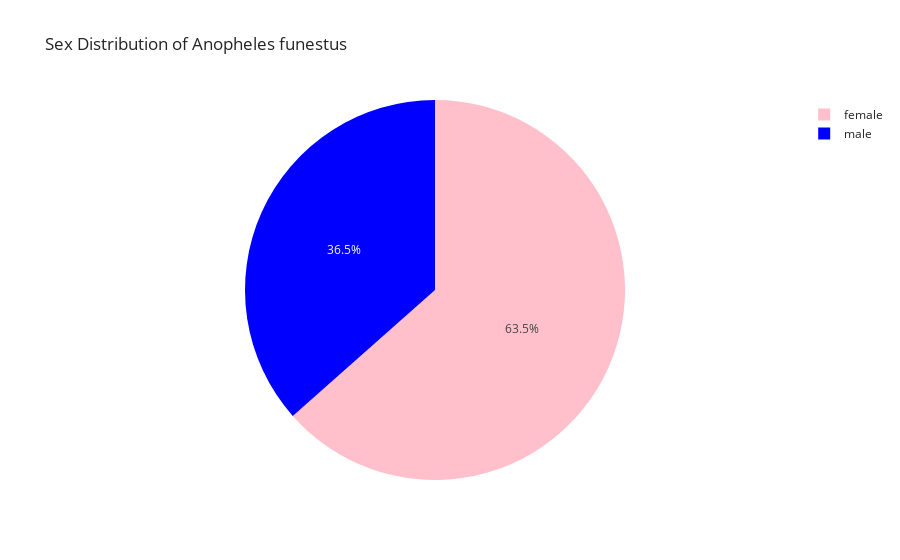

Notebook code for this chart:
### Markdown cell above
### Males vs Females

Lets plot the sex ratio we are finding in funestus.

### Code cell
# Create sex distribution figure for Anopheles funestus using px
funestus_data = df_morpho[df_morpho['morph_id'] == 'anopheles_funestus']
sex_count = funestus_data['mosquito_sex'].value_counts().reset_index()
sex_count.columns = ['Sex', 'Count']

fig_sex = px.pie(
    sex_count,
    values='Count',
    names='Sex',
    title='Sex Distribution of Anopheles funestus',
    color='Sex',
    color_discrete_map={'female': 'pink', 'male': 'blue'},
    template='simple_white'
)

fig_sex.show()

### Figure 1 — Plotly figure (JSON) as saved in the notebook; plotly's stock layout.template omitted (floating-point values rounded to 4 significant figures)
{"data": [{"customdata": [["female"], ["male"]], "domain": {"x": [0, 1], "y": [0, 1]}, "hovertemplate": "Sex=%{customdata[0]}<br>Count=%{value}<extra></extra>", "labels": ["female", "male"], "legendgroup": "", "marker": {"colors": ["pink", "blue"]}, "name": "", "showlegend": true, "type": "pie", "values": [198, 114]}], "layout": {"legend": {"tracegroupgap": 0}, "title": {"text": "Sex Distribution of Anopheles funestus"}}}
